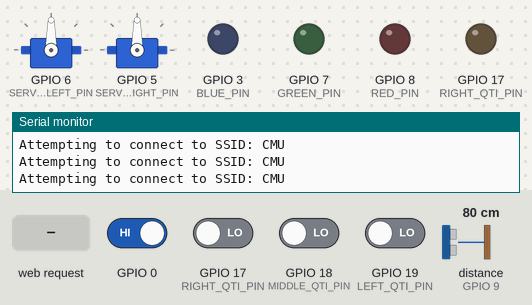
The sketch below on a simulated ESP32-S3. Parts: 2 × servo, output pins drawn as LEDs (lit = HIGH), the last lines printed to the serial monitor. The inputs (shaded band) are chosen by the test bench; at power-on: GPIO 0 HIGH, GPIO 17 (RIGHT_QTI_PIN), GPIO 18 (MIDDLE_QTI_PIN), GPIO 19 (LEFT_QTI_PIN) LOW, distance to the obstacle (sensor on GPIO 9) 80 cm. The echo pulse lasts 58.3 µs per cm; WiFi joins after 1.5 s; servers stay silent unless stated.

Above: at 2.7 s.
2.8 s: HTTP request GET /S received
At 3.5 s:
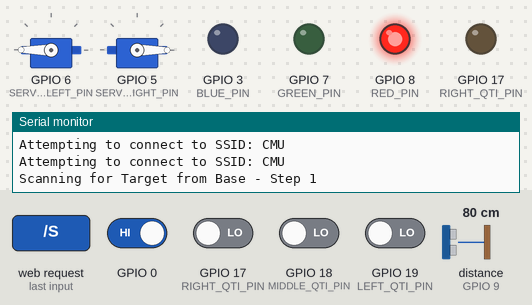
7.3 s: distance to the obstacle (sensor on GPIO 9) set to 64 cm
8.8 s: distance to the obstacle (sensor on GPIO 9) set to 58 cm
At 10.0 s:
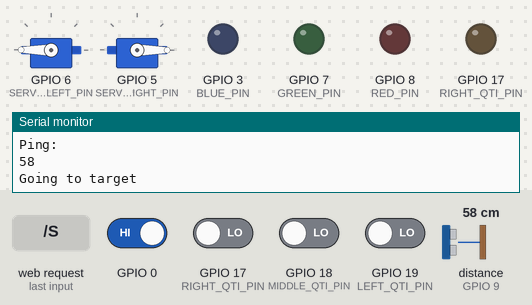
11.8 s: GPIO 0 driven LOW
At 12.93 s:
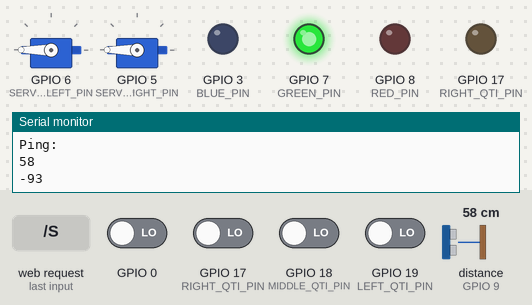
Timing chart, 0 to 17.7 s (numbered marks = the images above; inputs shaded):
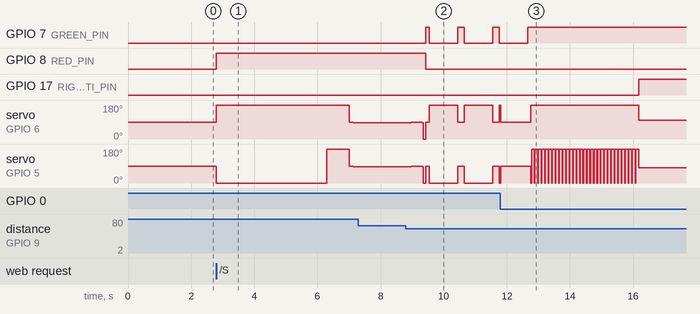

Measured:
- the behaviour switches between 61 and 60 cm on distance to the obstacle (sensor on GPIO 9) (found by bisection; images 1 and 2)
- after the input at 2.8 s, GPIO 8 (RED_PIN): LOW → HIGH at once; servo on GPIO 6 (SERVO_LEFT_PIN): 90° → 180° at once, → 90° 4.2 s later, → 87° 0.13 s later; servo on GPIO 5 (SERVO_RIGHT_PIN): 90° → 0° at once, → 180° 3.5 s later, → 90° 0.70 s later, → 87° 0.13 s later
- after the input at 8.8 s, GPIO 7 (GREEN_PIN): LOW → HIGH after 0.64 s, then repeats every 1.1 s: LOW 0.90 s, HIGH 0.21 s; GPIO 8 (RED_PIN): HIGH → LOW after 0.64 s
- after the input at 11.8 s, GPIO 7 (GREEN_PIN): goes on until 12.7 s, then stays HIGH; GPIO 17 (RIGHT_QTI_PIN): LOW → HIGH after 4.4 s

The sketch:

Autonomous_Bot_Reliable.ino
```cpp
#include <Servo.h>
#include <SPI.h> //WIFI
#include <WiFi.h> //WIFI

Servo servoLeft, servoRight;

char ssid[] = "CMU"; //  your network SSID (name)
int wifiStatus = WL_IDLE_STATUS;
WiFiServer server(80);

//Interface
// Don't use this pins: 4, 7, 10, 11, 12, 13
const int SERVO_RIGHT_PIN = 5;
const int SERVO_LEFT_PIN = 6;

const int PING_PIN = 9;
const int SWITCH_PIN = 2;
const int GREEN_PIN = 7;
const int BLUE_PIN = 3;
const int RED_PIN = 8;
const int RIGHT_QTI_PIN = 17;
const int MIDDLE_QTI_PIN = 18;
const int LEFT_QTI_PIN = 19;

const int STATE_PRE_START = -1;
const int STATE_SEARCHING = 0;
const int STATE_FOUND = 1;
const int STATE_NOT_FOUND = 2;
const int STATE_DOCKED = 3;
const int STATE_TURNED = 4;
const int STATE_HOME = 5;

int turnUndock = 0;
boolean hasMinion = false;

// These are the values, when we assume that underneath a QTI sensor is a black surface.
const int BOUNDARY_QTI_THRESHOLD = 1000;
const int MIDDLE_QTI_THRESHOLD = 1000;

int state;
unsigned long startLineTime, endLineTime;
unsigned long timeDockedDelta = 0, dockedTime = 0;

// -------------------------------------------------------------------------------------
// Block to define debugging
void debug(int message){
  String msg = String(message);
  debug(msg);
}

void debug(char* message){
  String msg = String(message);
  debug(msg);
}

void debug(String message){
  Serial.println(message);
}

// -------------------------------------------------------------------------------------
// Initial ENCO BOT setup
void setup() {
  Serial.begin(9600);

  // check for the presence of the shield:
  if (WiFi.status() == WL_NO_SHIELD) {
    Serial.println("WiFi shield not present");
    while(true);
  }

  // attempt to connect to Wifi network:
  while (wifiStatus != WL_CONNECTED) {
    Serial.print("Attempting to connect to SSID: ");
    Serial.println(ssid);
    wifiStatus = WiFi.begin(ssid);
  }

//  IPAddress ip = WiFi.localIP();
//  Serial.print("IP Address: ");
//  Serial.println(ip);

  server.begin();

  state = STATE_PRE_START;
//  state = STATE_SEARCHING;
  servoLeft.attach(SERVO_LEFT_PIN);
  servoRight.attach(SERVO_RIGHT_PIN);
  halt();

  //Set LED pins
  pinMode(RED_PIN, OUTPUT);
  pinMode(GREEN_PIN, OUTPUT);
  pinMode(BLUE_PIN, OUTPUT);

  attachInterrupt(0, switchInterrupt, CHANGE);
}

// -------------------------------------------------------------------------------------
// Go to the middle, and start scan
int findTargetBaseFirstStep(){
  int TargetFound = 0;

  debug("Scanning for Target from Base - Step 1");

  goForward(3500);

  if(turnUndock>0){
    turnRight(90);
  }
  else if (turnUndock<0){
    turnLeft(350);
  }

  return rescan(700, 29);
}

// -------------------------------------------------------------------------------------
// If target was not found on the first step move forward and rescan
int findTargetBaseSecondStep(){
  int TargetFound = 0;

  debug("Scanning for Target from Base - Step 2");

  goForward(3100);

 if ((state != STATE_DOCKED) && !rescan(650, 27)) {
    if ((state != STATE_DOCKED) && !rescan(1000, 40)) {
      state=STATE_NOT_FOUND;
    }
    else {
      TargetFound = 1;
    }
  }
  else{
   TargetFound = 1;
  }

  return TargetFound;
}


// -------------------------------------------------------------------------------------
// Interrupt on press/release the switch
void switchInterrupt(){
  if (state==STATE_FOUND){
    state = STATE_DOCKED;
    dockedTime = millis();
    halt();
  }
}


int leftTurnsMsec = 0;
int rightTurnsMsec = 0;

void slowScanningTurnLeft(){
  servoLeft.write(87);
  servoRight.write(87);
}

void turnRight(int msec){
  rightTurnsMsec += msec;
  servoLeft.write(180);
  servoRight.write(180);
  delay(msec);
  halt();
}

void turnLeft(int msec){
  leftTurnsMsec += msec;
  servoLeft.write(0);
  servoRight.write(0);
  delay(msec);
  halt();
}

void goForward(int msec){
  servoLeft.write(180);
  servoRight.write(0);
  delay(msec);
  halt();
}

void goForward(){
  servoLeft.write(180);
  servoRight.write(0);
}

void halt(){
  servoLeft.write(90);
  servoRight.write(90);
}

// returns distance to an object in cm, Code was taken here http://arduino.cc/en/Tutorial/Ping?from=Tutorial.UltrasoundSensor
int pingTarget() {
  debug("Ping:");

  long duration, cm;

  // The PING))) is triggered by a HIGH pulse of 2 or more microseconds.
  // Give a short LOW pulse beforehand to ensure a clean HIGH pulse:
  pinMode(PING_PIN, OUTPUT);
  digitalWrite(PING_PIN, LOW);
  delayMicroseconds(2);
  digitalWrite(PING_PIN, HIGH);
  delayMicroseconds(5);
  digitalWrite(PING_PIN, LOW);

  // The same pin is used to read the signal from the PING))): a HIGH
  // pulse whose duration is the time (in microseconds) from the sending
  // of the ping to the reception of its echo off of an object.
  pinMode(PING_PIN, INPUT);
  duration = pulseIn(PING_PIN, HIGH);
  cm = microsecondsToCentimeters(duration);

  debug(cm);

  delay(100); //MAKE ME FASTER
  return cm;
}

long microsecondsToCentimeters(long microseconds)
{
  // The speed of sound is 340 m/s or 29 microseconds per centimeter.
  // The ping travels out and back, so to find the distance of the
  // object we take half of the distance travelled.
  return microseconds / 29 / 2;
}

// LED - Search for Target
void setRedLED() {
  digitalWrite(RED_PIN, HIGH);
  digitalWrite(GREEN_PIN, LOW);
  digitalWrite(BLUE_PIN, LOW);
}

// LED - Target found, blink - Go to Target
void setGreenLED() {
  digitalWrite(RED_PIN, LOW);
  digitalWrite(GREEN_PIN, HIGH);
  digitalWrite(BLUE_PIN, LOW);
}

// LED - off
void setOffLED() {
  digitalWrite(RED_PIN, LOW);
  digitalWrite(GREEN_PIN, LOW);
  digitalWrite(BLUE_PIN, LOW);
}

// LED - Target not found
void setRedBlinkLED() {
  digitalWrite(RED_PIN, HIGH);
  digitalWrite(GREEN_PIN, LOW);
  digitalWrite(BLUE_PIN, LOW);
  delay(1000);
  setOffLED();
  delay(1000);
}

void scanningTurnLeft(){
  servoLeft.write(87);
  servoRight.write(87);
}

// Going to target if lost, rescan
void goToTarget() {
  setGreenLED();
  int initialDistance = pingTarget();
  debug("Going to target");
  if (initialDistance < 15){
    setOffLED();
    goForward(100);
    setGreenLED();
  }
  else {
    setOffLED();
    goForward(900);
    setGreenLED();
  }
  //delay(30); //SHOULD BE CALIBRATED

  if (pingTarget() > initialDistance) {
    halt();
    setRedLED();
    if ((state != STATE_DOCKED) && !rescan(550, 16)){
      if ((state != STATE_DOCKED) && !rescan(1200, 38)) {
        state = STATE_NOT_FOUND;
      }
    }
  }
}

int rescan (int initialTurn, int turnNumber){
  unsigned long rescan_start_time, rescan_end_time, rescan_time;

  int TargetFound = 0;

  turnRight(initialTurn);

  rescan_start_time = millis();

  int minDistance = 3; //cm SHOULD BE CALIBRATED
  int maxDistance = 60; //cm SHOULD BE CALIBRATED
  int targetDistance = maxDistance + 1;

  int turnCounter = turnNumber;

  while ((targetDistance > maxDistance || targetDistance < minDistance) && (turnCounter>0)) {
    if (pingTarget() <= maxDistance){
      halt();
      int targetDistance1, targetDistance2, targetDistance3;
      targetDistance1 = pingTarget();
      delay(20);
      targetDistance2 = pingTarget();
      delay(20);
      targetDistance3 = pingTarget();
      if ((targetDistance1 <= maxDistance) && (targetDistance2 <= maxDistance) && (targetDistance3 <= maxDistance)) {
        targetDistance = (targetDistance1 + targetDistance2 + targetDistance3)/3;
      }
      slowScanningTurnLeft();
    }
    Serial.println(targetDistance);
    delay(20);
    slowScanningTurnLeft();
    turnCounter--;
  }

  rescan_end_time = millis();
  rescan_time = rescan_end_time - rescan_start_time;
  leftTurnsMsec += rescan_time * 0.3;

  if (targetDistance <= maxDistance && targetDistance >= minDistance){
    TargetFound = 1;
    if(targetDistance < 20) {
      turnLeft(120);
    }
    else if (targetDistance < minDistance){
      goForward(600);
    }
    else {
      turnLeft(90);
    }
  }
  else {
    turnRight(initialTurn);
  }

  return TargetFound;
}

// Turning 180 degrees back home
void turnHome(){

  int turnsDiff = rightTurnsMsec - leftTurnsMsec;
  int iterations = 30 - turnsDiff / 60;

  if (!hasMinion){
    iterations = 30;
  }
  Serial.println(turnsDiff);

  for (int i=0; i<iterations; i++){
    goForward();
    delay(20);
    turnRight(90);
  }

  state = STATE_TURNED;
  Serial.println("Turn Finished");
}

void undockTarget(){
  servoLeft.write(0);
  servoRight.write(180);
  delay(500);
  halt();
  turnLeft(1657 + turnUndock);
  leftTurnsMsec = 0;
  rightTurnsMsec = 0;
  state = STATE_SEARCHING;
  Serial.println("Undock Finished");
}

// Return time http://learn.parallax.com/KickStart/555-27401
long RCTime(int sensorIn){
  long duration = 0;
  pinMode(sensorIn, OUTPUT);     // Make pin OUTPUT
  digitalWrite(sensorIn, HIGH);  // Pin HIGH (discharge capacitor)
  delay(1);                      // Wait 1ms
  pinMode(sensorIn, INPUT);      // Make pin INPUT
  digitalWrite(sensorIn, LOW);   // Turn off internal pullups
  while(digitalRead(sensorIn)){  // Wait for pin to go LOW
    duration++;
  }
  return duration;
}

boolean leftWasBlack = false;
boolean rightWasBlack = false;
boolean middleWasBlack = false;
boolean firstLineCross = false;
boolean firstRightCross = false;
boolean firstLeftCross = false;


// Following the black line
void followBlackLine()
{
  int rightQtiRCTime = RCTime(RIGHT_QTI_PIN);
  int middleQtiRCTime = RCTime(MIDDLE_QTI_PIN);
  int leftQtiRCTime = RCTime(LEFT_QTI_PIN);

  boolean isRightBlack = rightQtiRCTime > BOUNDARY_QTI_THRESHOLD;
  boolean isMiddleBlack = middleQtiRCTime > MIDDLE_QTI_THRESHOLD;
  boolean isLeftBlack = leftQtiRCTime > BOUNDARY_QTI_THRESHOLD;

  //Serial.println("IR");
  //Serial.println(blackLineTurns);
  String message = String(rightQtiRCTime) + "; " + String(middleQtiRCTime) + "; " + String(leftQtiRCTime);
  String message2 = String(isRightBlack) + "; " + String(isMiddleBlack) + "; " + String(isLeftBlack);
  debug(String(leftWasBlack));
  debug(String(rightWasBlack));

  debug(message);
  debug(message2);

  unsigned long timeLineDelta;
  endLineTime = millis();
  timeLineDelta = endLineTime - startLineTime;
  timeDockedDelta = endLineTime - dockedTime;

  if ((isRightBlack && isMiddleBlack && firstLineCross && (timeLineDelta > 2000))
    ||(isLeftBlack && isMiddleBlack && firstLineCross && (timeLineDelta > 2000))
    ||(isRightBlack && isMiddleBlack && isLeftBlack && (timeDockedDelta > 8000) ))
  {
      debug("Stop");
      halt();
      if(isRightBlack && isMiddleBlack && isLeftBlack) {
        turnUndock = 0;
      }
      else if (firstRightCross){
        turnUndock = -477;
      }
      else if (firstLeftCross){
        turnUndock = 350;
      }

      state = STATE_HOME;
      rightWasBlack = false;
      leftWasBlack = false;
      middleWasBlack = false;
      firstLineCross = false;
      firstRightCross = false;
      firstLeftCross = false;
  }
  else if (isRightBlack && !isLeftBlack)
  {
    if(!firstLineCross){
      firstLineCross = true;
      startLineTime = millis();
      firstRightCross = true;
    }
    debug("Right");
    rightWasBlack = true;
    servoLeft.write(180);
    servoRight.write(90);
  }
  else if (!isRightBlack && isLeftBlack)
  {
    if(!firstLineCross){
      firstLineCross = true;
      startLineTime = millis();
      firstLeftCross = true;
    }
    debug("Left");
    leftWasBlack = true;
    servoLeft.write(90);
    servoRight.write(0);
  }
  else if (isMiddleBlack && !isRightBlack && !isLeftBlack)
  {
    if(!firstLineCross){
      firstLineCross = true;
      startLineTime = millis();
    }
    debug("Middle");
    middleWasBlack = true;
  }
  else
  {
    debug("Forward");
    servoLeft.write(98);
    servoRight.write(82);
  }

  delay(50);
}

void waitForCommands(){
  WiFiClient client = server.available();   // listen for incoming clients
  if (client) {                             // if you get a client,
    String currentLine = "";                // make a String to hold incoming data from the client
    while (client.connected()) {            // loop while the client's connected
      if (client.available()) {             // if there's bytes to read from the client,
        char c = client.read();             // read a byte, then
        if (c == '\n') {                    // if the byte is a newline character
          if (currentLine.length() == 0) {
            client.println("HTTP/1.1 200 OK");
            client.println("Content-type:text/html");
            client.println();
            client.print("<a href=\"/S\"> START MISSION </a>");
            client.println();
            break;
          }
          else {      // if you got a newline, then clear currentLine:
            currentLine = "";
          }
        }
        else if (c != '\r') {    // if you got anything else but a carriage return character,
          currentLine += c;      // add it to the end of the currentLine
        }

        // Check to see if the client request was "GET /S"
        if (currentLine.endsWith("GET /S")) {
          state = STATE_SEARCHING;
        }
      }
    }
    // close the connection:
    client.stop();
  }
}

void loop()
{
  if (state == STATE_PRE_START) {
    waitForCommands();
  }
  else if (state == STATE_SEARCHING) {
    setRedLED();
    if(!findTargetBaseFirstStep()){
      if(findTargetBaseSecondStep()){
        state = STATE_FOUND;
      }
      else {
        halt(); // Target not found
        state = STATE_NOT_FOUND;
      }
    }
    else {
        state = STATE_FOUND;
    }
  }
  else if (state == STATE_FOUND){
    goToTarget();
  }
  else if (state == STATE_DOCKED){
    setGreenLED();
    hasMinion = true;
    turnHome();
  }
  else if (state == STATE_TURNED){
    Serial.println("Going Home");
    followBlackLine();
  }
  else if (state == STATE_HOME){
    Serial.println("Leave Target at Home");
    if (hasMinion){
      undockTarget();
    }
    else {
      turnLeft(2157 + turnUndock);
      state = STATE_PRE_START;
    }
  }
  else if (state = STATE_NOT_FOUND){
    hasMinion = false;
    turnHome();
    setRedBlinkLED();
  }
}
```
